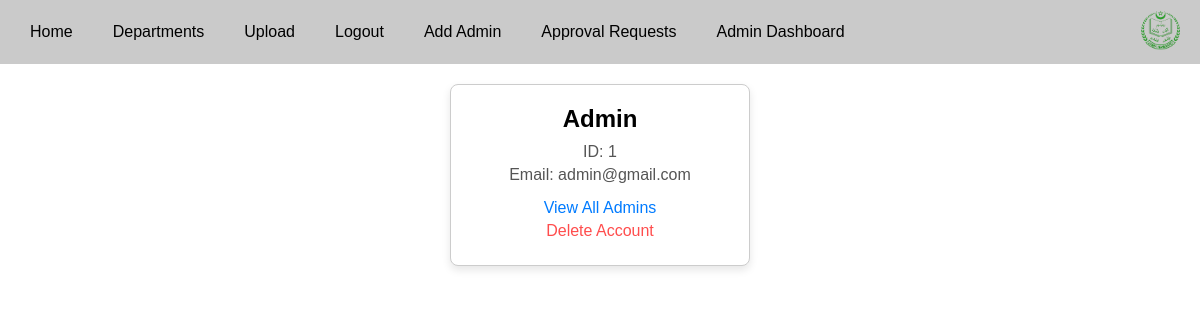
The page /admin/admin_dashboard (signed in) on the database its author committed.
### website/models.py (models this page shows, shortened)
class User(db.Model):
    id = db.Column(db.Integer(),primary_key=True)
    username = db.Column(db.String(100))
    password = db.Column(db.String(50))
    email = db.Column(db.String(200))
    user_admin = db.Column(db.Boolean(), default=False)
    def get_id(self):
        return str(self.id)

### website/admin.py (the view)
@login_required
@admin_.route('/admin_dashboard')
def admin_dashboard():
    if not current_user.is_authenticated:
        flash("You do not have access")
        return redirect(url_for('views.home'))
    admin = User.query.get(current_user.get_id())
    return render_template("dashboard.html", admin=admin)

### website/__init__.py (called while the page is built)
def create_app():
    app = Flask(__name__)
    app.config['SECRET_KEY'] = key
    app.config['UPLOAD_FOLDER'] = UPLOAD_FOLDER
    app.config['SQLALCHEMY_DATABASE_URI'] = f"sqlite:///{DB_NAME}"
    db.init_app(app)
    '''
    checks if the /static/upload folder exists, if not then creates one
    solved my issue of "file not found" when uploading
    '''
    if not path.exists(UPLOAD_FOLDER):
        makedirs(UPLOAD_FOLDER)
    from .views import views
    from .admin import admin_
    app.register_blueprint(views, url_prefix='/')
    app.register_blueprint(admin_, url_prefix='/admin')
    create_database(app)
    login_manager = LoginManager()
    login_manager.login_view = "admin_.login"
    login_manager.init_app(app)
    @login_manager.user_loader
    def load_user(id):
        from .models import User
        return User.query.get(int(id))
    return app

### website/templates/dashboard.html (shortened to what this page needs)
{% extends "base.html" %}
{%block content%}
<div class="profile-container">
    <div class="profile-card">
        {% if admin %}
        <div class="profile-details">
            <h2 class="profile-username">{{ admin.username }}</h2>
            <p class="profile-id">ID: {{ admin.id }}</p>
            <p class="profile-email">Email: {{ admin.email }}</p>
            <div class="profile-actions">
                <a href="{{ url_for('admin_.admons') }}" class="profile-link">View All Admins</a>
                <a href="{{ url_for('admin_.delete_admin', aid=admin.id) }}" class="profile-link delete-link">Delete Account</a>
            </div>
        </div>
        {% else %}
        <div class="no-admin">
            <h3>Admin Not Found</h3>
        </div>
        {% endif %}
    </div>
</div>
{%endblock%}

### website/static/style.css (style rules this page uses)
* { margin: 0; padding: 0; box-sizing: border-box; }
body { font-family: Arial, sans-serif; }
.delete-link { color: red; text-decoration: none; margin-left: 10px; }
.profile-container { display: flex; justify-content: center; align-items: center; margin: 20px; }
.profile-card { border: 1px solid #ccc; border-radius: 8px; padding: 20px; width: 300px; box-shadow: 0 4px 8px rgba(0, 0, 0, 0.1); background-color: #fff; }
.profile-details { text-align: center; }
.profile-username { font-size: 24px; margin-bottom: 10px; }
.profile-id, .profile-email { font-size: 16px; margin: 5px 0; color: #555; }
.profile-actions { margin-top: 15px; }
.profile-link { display: block; color: #007bff; text-decoration: none; margin: 5px 0; transition: color 0.3s; }
.delete-link { color: #ff4d4d; }

### rows shown on the page
User: username "Admin", id "1", email "admin@gmail.com"
